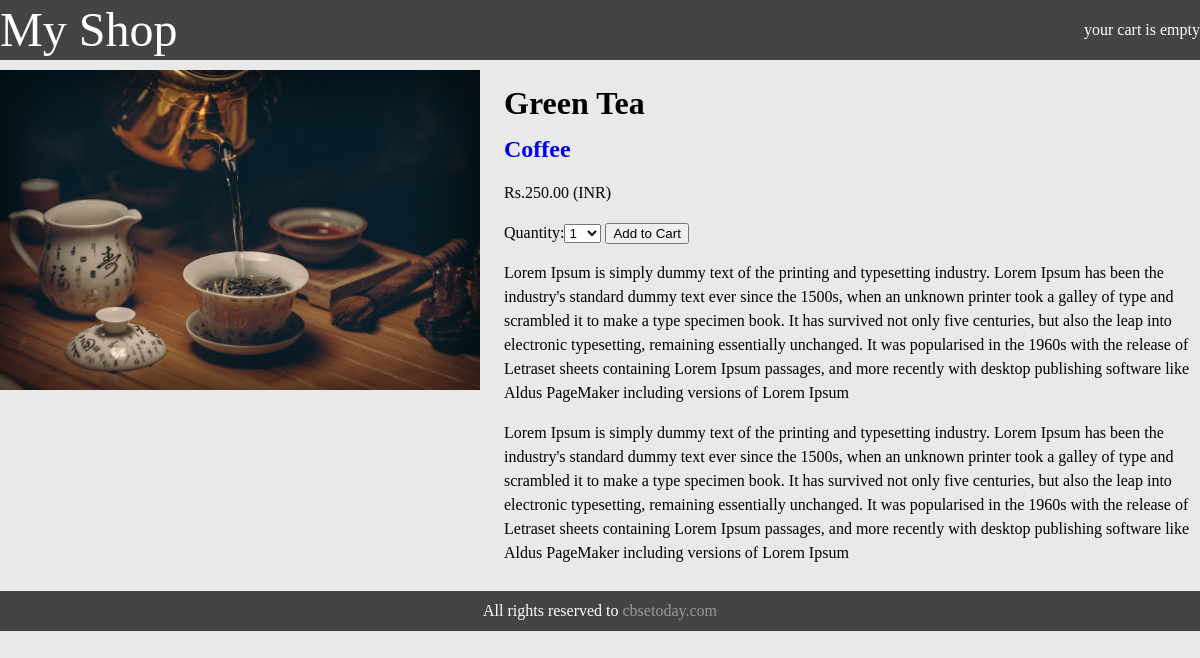
/2/green-tea/, run on the app's committed database.
### shop/models.py (models this page shows, shortened)
class Product(models.Model):
    category = models.ForeignKey(
        Category, related_name='Products', on_delete=models.CASCADE)
    name = models.CharField(max_length=200, db_index=True)
    slug = models.SlugField(max_length=200, db_index=True)
    image = models.ImageField(upload_to='products/%Y/%m/%d', blank=True)
    description = models.TextField(blank=True)
    price = models.DecimalField(max_digits=10, decimal_places=2)
    available = models.BooleanField(default=True)
    created = models.DateTimeField(auto_now_add=True)
    updated = models.DateTimeField(auto_now=True)
    class Meta:
        ordering = ('name',)
        index_together = (('id', 'slug'),)

class Category(models.Model):
    name = models.CharField(max_length=200, db_index=True)
    slug = models.SlugField(max_length=200, unique=True)
    class Meta:
        ordering = ('name',)
        verbose_name = 'Category'
        verbose_name_plural = 'Categories'
    def __str__(self):
        return self.name
    def get_absolute_url(self):
        return reverse("shop:product_list_by_category", args=[self.slug])

### shop/views.py (the view)
# urls.py: path('<int:id>/<slug:slug>/', product_detail, name='product_detail'),
def product_detail(request, id, slug):
    cart_product_form = CartAddProductForm()
    product = get_object_or_404(Product, id=id, slug=slug, available=True)
    return render(request, 'shop/product/detail.html', {'product': product, 'cart_product_form': cart_product_form})

### cart/forms.py
class CartAddProductForm(forms.Form):
    quantity = forms.TypedChoiceField(
        choices=PRODUCT_QUANTITY_CHOICE, coerce=int)
    update = forms.BooleanField(
        required=False, initial=False, widget=forms.HiddenInput)

### shop/templates/shop/product/detail.html (shortened to what this page needs)
{% extends 'shop/base.html' %}
{% load static %}
{% block content %}
<div class="container">
    <div class="product-details">
        <div class="image">
            <img class="responsive"
                src="{% if product.image %} {{product.image.url}} {% else %} {% static 'img/default.png' %} {% endif %}"
                alt="{{product.name}}">
        </div>
        <div class="product-description">
            <h1>{{product.name}}</h1>
            <h2><a href="{{product.category.get_absolute_url}}">{{product.category}}</a></h2>
            <p>Rs.{{product.price}} (INR)</p>
            <form action="{% url 'cart:cart_add' product.id %}" method="post">
                {{cart_product_form}}
                <input type="submit" value="Add to Cart">
            </form>
            <p>{{product.description|linebreaks}}</p>
        </div>
    </div>
</div>
{% endblock %}

### shop/static/css/base.css (style rules this page uses)
body { font-size:16px;line-height:24px;margin:0 auto;box-sizing: border-box;background:#e9e9e9; }
a { text-decoration:none; }
.responsive { width:100%;height:auto; }
.container { width:100%;max-width:1300px;display:flex;justify-content:space-between;margin:0 auto;padding: 0; }
.product-details { display:flex;justify-content:space-between; }
.product-details .image { flex-basis:40%; }
.product-details .product-description { flex-basis:58%; }

### data on the page
Product: image (picture), name "Green Tea", category "Coffee", price "250.00", description "Lorem Ipsum is simply dummy text of the printing and typesetting industry. Lorem Ipsum has been the industry's standard dummy text ever since the 1500s, when an unknown printer took a galley of type and scrambled it to make a type specimen book. It has survived not only five centuries, but also the leap into electronic typesetting, remaining essentially unchanged. It was popularised in the 1960s with the release of Letraset sheets containing Lorem Ipsum passages, and more recently with desktop publishing software like Aldus PageMaker including versions of Lorem Ipsum Lorem Ipsum is simply dummy text of the printing and typesetting industry. Lorem Ipsum has been the industry's standard dummy…"
